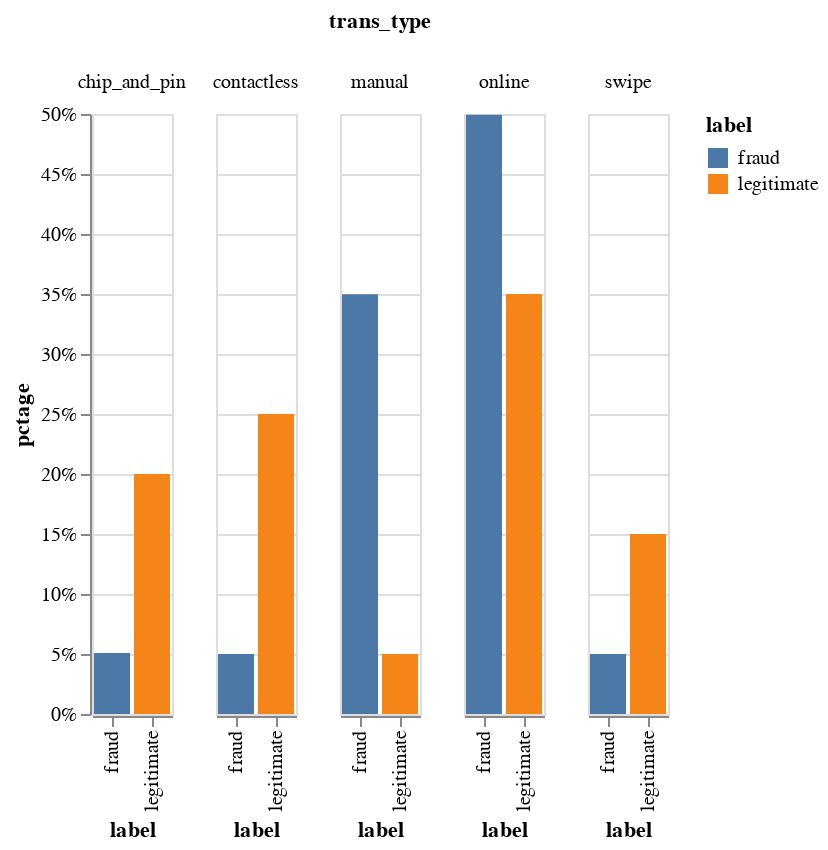

The notebook cell this image was saved under:
### Code cell
import altair as alt

alt.Chart(gdf).mark_bar().encode(
    alt.Y('pctage:Q', axis=alt.Axis(format='.0%')), column='trans_type', x="label", color='label'
)

### Figure 1 — Vega-Lite specification as saved in the notebook (floating-point values rounded to 4 significant figures)
{"config": {"view": {"continuousWidth": 400, "continuousHeight": 300}}, "data": {"name": "data-69dc7d5c23ff031d67305df766527ae1"}, "mark": "bar", "encoding": {"color": {"type": "nominal", "field": "label"}, "column": {"type": "nominal", "field": "trans_type"}, "x": {"type": "nominal", "field": "label"}, "y": {"type": "quantitative", "axis": {"format": ".0%"}, "field": "pctage"}}, "$schema": "https://vega.github.io/schema/vega-lite/v4.0.0.json", "datasets": {"data-69dc7d5c23ff031d67305df766527ae1": [{"label": "fraud", "trans_type": "chip_and_pin", "count": 21007, "total": 412839, "pctage": 0.05088}, {"label": "fraud", "trans_type": "contactless", "count": 20678, "total": 412839, "pctage": 0.05009}, {"label": "fraud", "trans_type": "manual", "count": 144390, "total": 412839, "pctage": 0.3497}, {"label": "fraud", "trans_type": "online", "count": 206163, "total": 412839, "pctage": 0.4994}, {"label": "fraud", "trans_type": "swipe", "count": 20601, "total": 412839, "pctage": 0.0499}, {"label": "legitimate", "trans_type": "chip_and_pin", "count": 4507746, "total": 22533292, "pctage": 0.2}, {"label": "legitimate", "trans_type": "contactless", "count": 5631831, "total": 22533292, "pctage": 0.2499}, {"label": "legitimate", "trans_type": "manual", "count": 1128292, "total": 22533292, "pctage": 0.05007}, {"label": "legitimate", "trans_type": "online", "count": 7886722, "total": 22533292, "pctage": 0.35}, {"label": "legitimate", "trans_type": "swipe", "count": 3378701, "total": 22533292, "pctage": 0.1499}]}}
